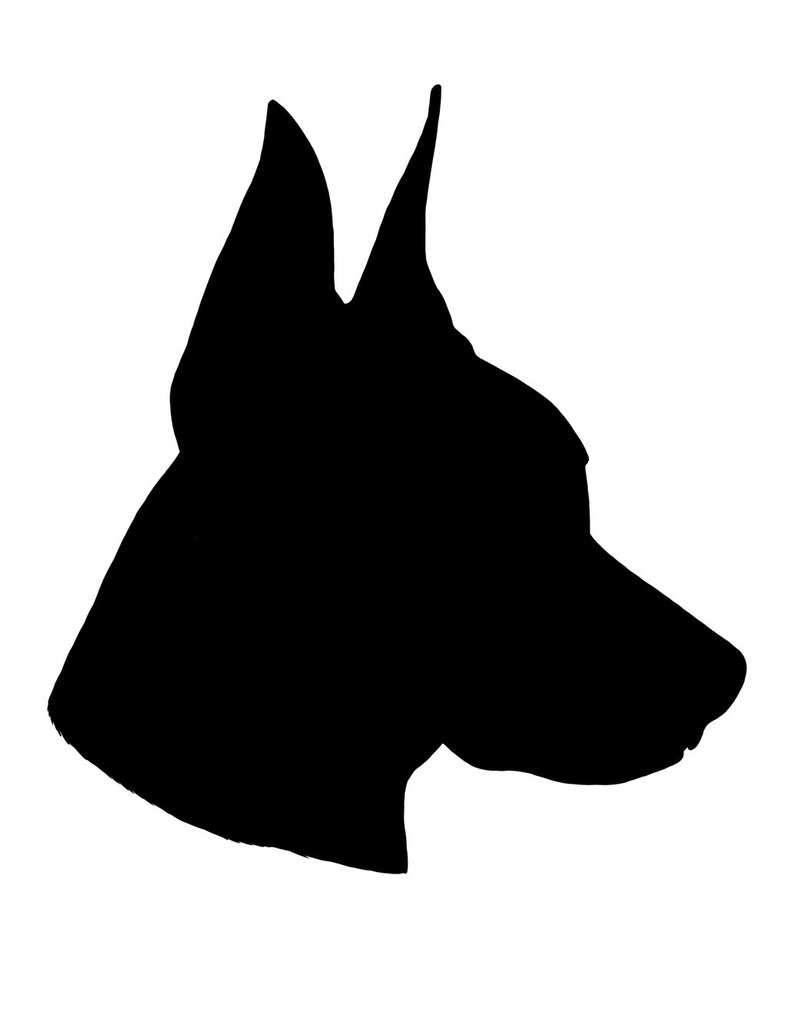
#> input picture dog.png, 786 x 1017 px, given in place of dog.png.png, which was not available
$ jupyter execute --allow-errors gps.ipynb
#> lines starting #> are read from the running program, lines starting #| are printed output that depends on the picture; pictures that were not available may be replaced by others from this repository, and a replacement may not be noted
[cell 1]
import requests
import matplotlib.pyplot as plt
import numpy as np
import cv2
import math
import geopandas as gpd
import geojson
from shapely.geometry import Point, LineString
import flexpolyline
import folium

[cell 2]
print('Привет, мой друг! Вы любите бегать? Мы - нет, но для Вас есть 3 варианта пробежки: рыба, летучая мышь и хот-дог.')
print('Введите fish, mouse или dog.')

[cell 3]
pic = input()
#> the answer given: dog.png

img = cv2.imread(pic + '.png')
#> img is the input picture: shape (1017, 786, 3); min 0, max 255, mean 166.9
gray = cv2.cvtColor(img, cv2.COLOR_BGR2GRAY)
gray = np.float32(gray)
corners = cv2.goodFeaturesToTrack(gray, 100, 0.0001, 10)
#> corners = 100 rows, first 8: [687, 748], [442, 744], [406, 872], [61, 735], [344, 302], [439, 85], [68, 743], [272, 100]
corners = np.int0(corners)

[cell 4]
squeezed = corners.squeeze().tolist()
#> squeezed = 100 pairs, first value 47 to 745, second value 85 to 872
print(squeezed)
#> (printed output is left out)

[cell 5]
squeezed = corners.squeeze().tolist()
x_squeezed = np.array([i[0] for i in squeezed])
#> x_squeezed = 100 values, max 745 at index 44, min 47 at index 15, mean 360.1
y_squeezed = np.array([i[1] for i in squeezed])
#> y_squeezed = 100 values, max 872 at index 2, min 85 at index 5, mean 535

plt.plot(x_squeezed, y_squeezed, 'ro')
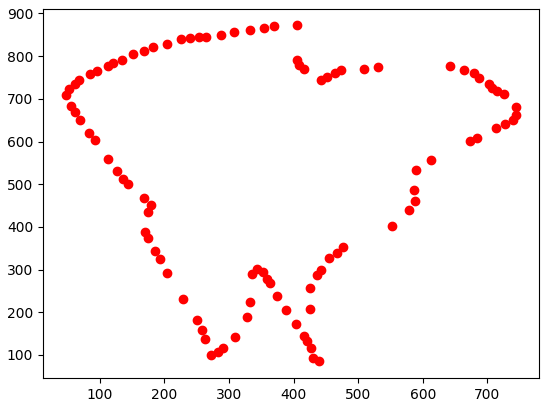
#> figure drawn by matplotlib, 1 panel

[cell 6]
plt.plot(x_squeezed, -y_squeezed, 'ro')
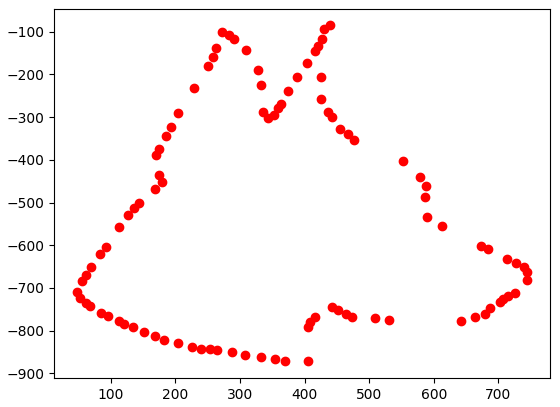
#> figure drawn by matplotlib, 1 panel

[cell 7]
matrix = np.array([x_squeezed, -y_squeezed])

plt.plot(matrix[0], matrix[1], marker='o')
for index, coord in enumerate(matrix[0]):
    plt.text(coord, matrix[1][index], str(index))
#> this loop made 100 passes
#> coord on passes 1 to 12: 687, 442, 406, 61, 344, 439, 68, 272, 179, 53, 588, 226
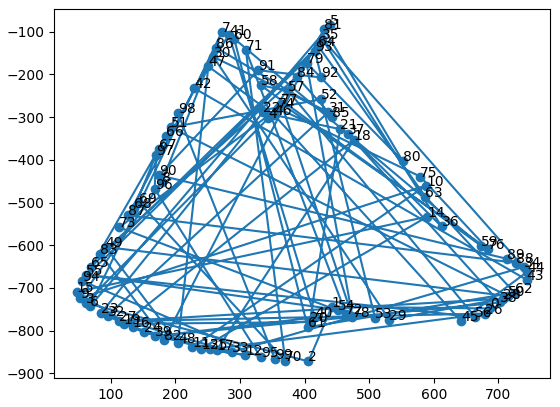
#> figure drawn by matplotlib, 1 panel
#> (printed output is left out)

[cell 8]
def distance(P1, P2):
    """
    This function computes the distance between 2 points defined by
     P1 = (x1,y1) and P2 = (x2,y2)
    """
    return ((P1[0] - P2[0])**2 + (P1[1] - P2[1])**2) ** 0.5


def optimized_path(coords, start=None):
    """
    This function finds the nearest point to a point
    coords should be a list in this format coords = [ [x1, y1], [x2, y2] , ...]

    """
    if start is None:
        start = coords[0]
#> start = [687, 748]
    pass_by = coords
#> pass_by has the same summary as squeezed outside optimized_path
    path = [start]
#> path = [[687, 748]]
    pass_by.remove(start)
    while pass_by:
        nearest = min(pass_by, key=lambda x: distance(path[-1], x))
        path.append(nearest)
        pass_by.remove(nearest)
#> this loop made 99 passes
#> nearest on passes 1 to 12: [680, 760], [664, 768], [642, 777], [702, 734], [707, 725], [715, 719], [725, 711], [744, 681], [745, 662], [739, 651], [727, 641], [714, 632]
#> after the loop, pass_by = []; path has the same summary as squeezed outside optimized_path
    return path

[cell 9]
print(squeezed)

[cell 10]
path = optimized_path(squeezed)
print(path)
#> (printed output is left out)

[cell 11]
import numpy as np
x = np.array([i[0] for i in path])
#> x = 100 values, max 745 at index 9, min 47 at index 60, mean 360.1
y = np.array([i[1] for i in path])
#> y = 100 values, max 872 at index 82, min 85 at index 34, mean 535

matrix = np.array([x, -y])

plt.plot(matrix[0], matrix[1], marker='o')
for index, coord in enumerate(matrix[0]):
    plt.text(coord, matrix[1][index], str(index))
#> this loop made 100 passes
#> coord on passes 1 to 12: 687, 680, 664, 642, 702, 707, 715, 725, 744, 745, 739, 727
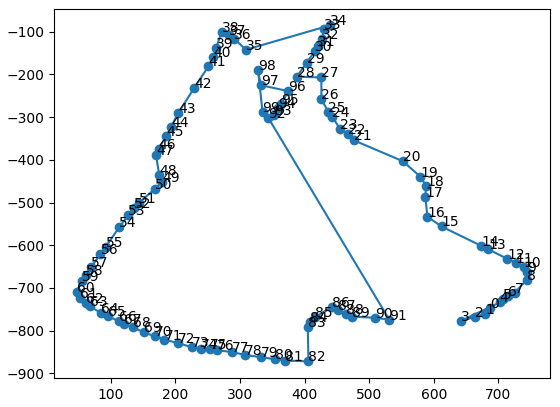
#> figure drawn by matplotlib, 1 panel

[cell 12]
meters=70
# Координаты в системе координат EPSG:3857
x_original_point = float(input())
#> the answer given: 3
y_original_point = float(input())
#> the answer given: 3


mx = x * meters + x_original_point
#> mx = 100 values, max 52153 at index 9, min 3293 at index 60, mean 25210
my = y * -meters + y_original_point
#> my = 100 values, max -5947 at index 34, min -61037 at index 82, mean -37444.2

mxy = list(zip(mx,my))
#> mxy = 100 pairs, first value 3293 to 52153, second value -61037 to -5947
#> (the rest of this cell did not finish here and is left out)
